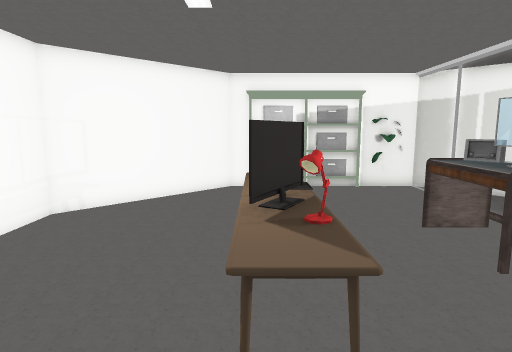
View 1 (above)

12 first-person views from a walk through a scene from a Unity 3-D project. The camera is 1.4 m above the floor, tilts 8° down and sees 75° across. The floor is counted in squares, 0.5 m on a side. Each view is taken from the middle of a square. On the plan, view 1 faces up. The plan holds only what a view shows up to about 20 squares ahead; the rest is blank. The place goes on beyond the plan. The player is left out. Door leaves are left out, so doorways stand open.

View 2
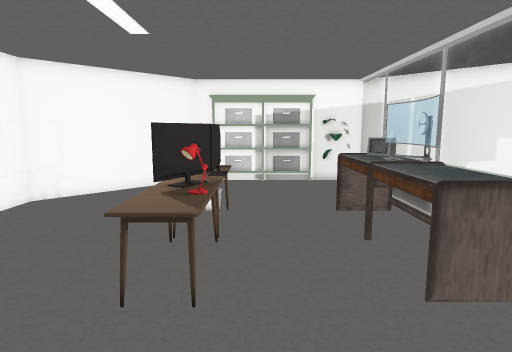

View 3
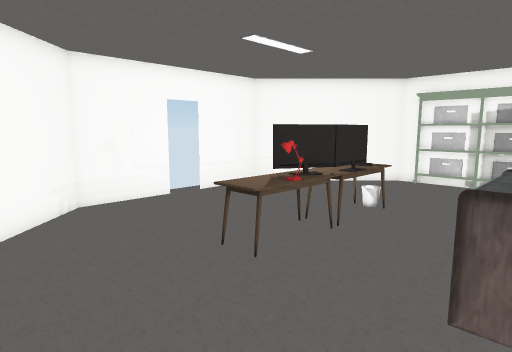

View 4
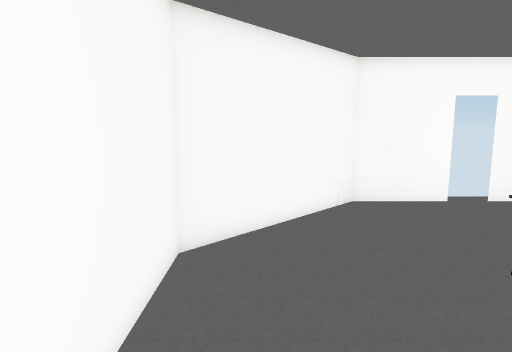

View 5
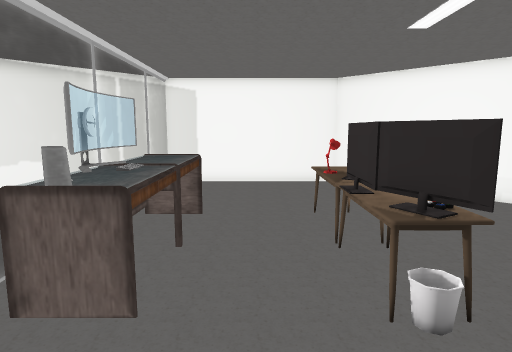

View 6
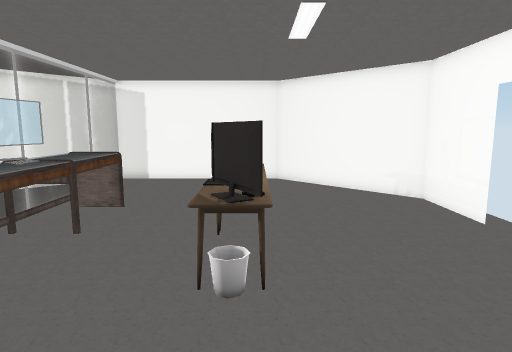

View 7
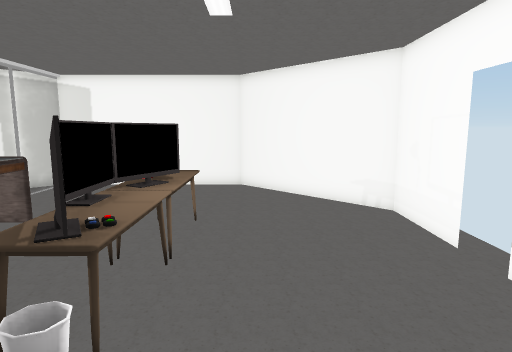

View 8
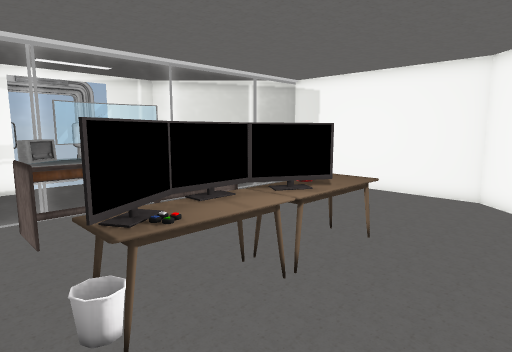

View 9
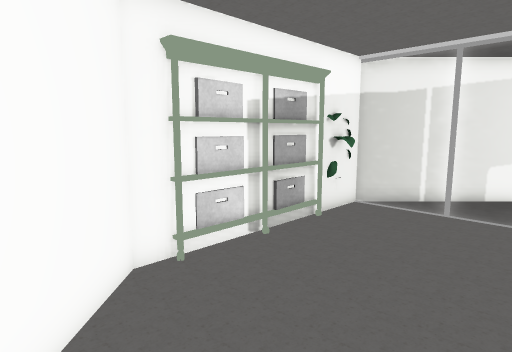

View 10
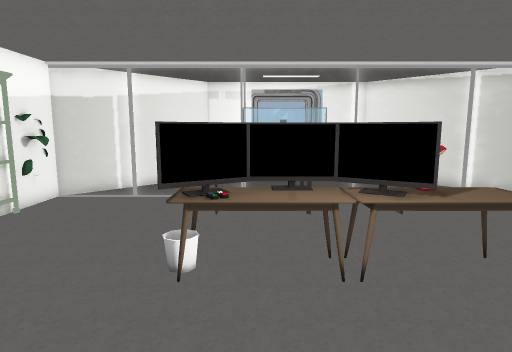

View 11
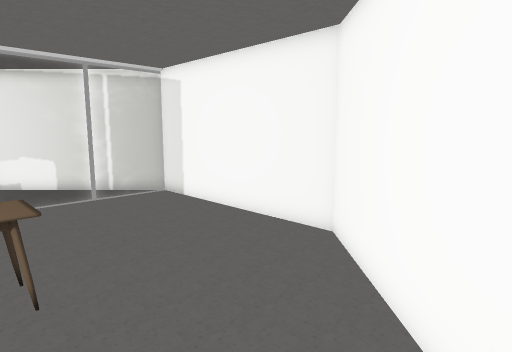

View 12
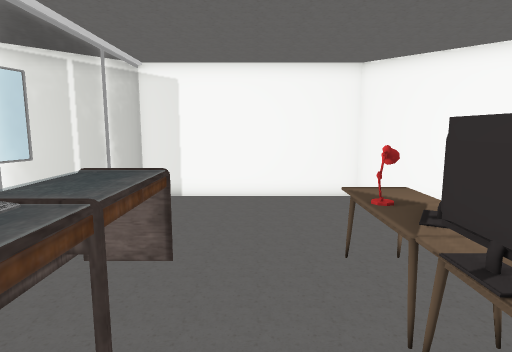

### Floor plan
Key: @ floor where view 1 was taken; # wall or solid block; . floor; D open door; = window, fence, low wall or low ledge; P plant; T table; H thing the floor can be seen under or through; O other object.
Columns run from 7 left of view 1 to 10 right of it. Each row starts with its distance up from view 1.
 17              PP
 16      ###OOOO###=
 15     ##.........=##
 14    ##..........=.#
 13   ##...........=.
 12  ##............=.
 11 ##.............
 10 #......TT......=
  9 #......TT...OOO=.
  8 #......TH...OOO=.
  7 D......TH...OOO=.
  6 D......TT...OOO=.
  5 #......TT...OOO=
  4 #......TT...OOO=.
  3 #......TT...OOO=.
  2 #..............=.
  1 ##.............=.
  0  ##....@.......=.
 -1   ##...........=.#
 -2    ##..........=##
 -3     ##.........=#
 -4      ##########=

Where each view was taken, in squares from view 1:
view 1: 0 up, 0 right, facing up
view 2: 2 down, 2 right, facing up
view 3: 2 down, 6 right, facing up-left
view 4: 2 down, 6 right, facing left
view 5: 14 up, 3 right, facing down
view 6: 15 up, 0 right, facing down
view 7: 13 up, 2 left, facing down
view 8: 11 up, 4 left, facing down-right
view 9: 10 up, 4 left, facing up-right
view 10: 8 up, 6 left, facing right
view 11: 4 up, 6 left, facing down-right
view 12: 10 up, 3 right, facing down
